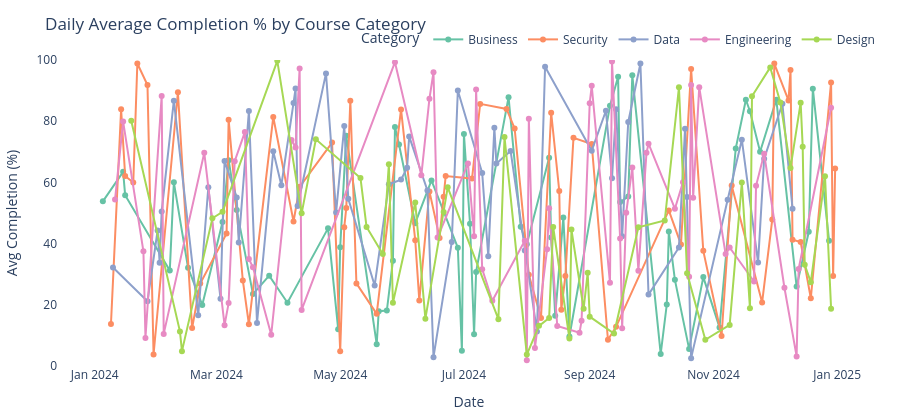

Notebook source saved alongside this figure:
### Code cell
# ============================================================
# CHART 1 — Line: avg_completion_pct over time, colored by course_category
# ============================================================
fig1 = px.line(
    daily_df.sort_values("event_date"),
    x="event_date",
    y="avg_completion_pct",
    color="course_category",
    markers=True,
    title="Daily Average Completion % by Course Category",
    labels={
        "event_date": "Date",
        "avg_completion_pct": "Avg Completion (%)",
        "course_category": "Category",
    },
    color_discrete_sequence=px.colors.qualitative.Set2,
)
fig1.update_layout(
    plot_bgcolor="rgba(0,0,0,0)",
    paper_bgcolor="rgba(0,0,0,0)",
    yaxis=dict(range=[0, 100]),
    legend=dict(orientation="h", yanchor="bottom", y=1.02, xanchor="right", x=1),
    margin=dict(l=40, r=20, t=60, b=40),
    height=420,
)
fig1.show()
